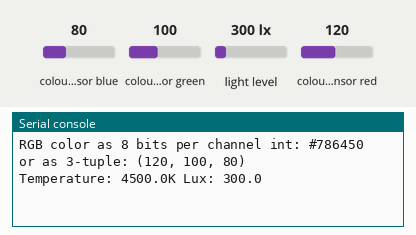
Bench run of a program on a simulated CircuitPython board. Shown: the last lines printed to the serial console. Inputs (shaded band) come from the test bench; at power-on: colour sensor blue 80, colour sensor green 100, colour sensor red 120, light level 300 lx.

Above: at 1.2 s.
1.3 s: colour sensor blue set to 191
At 3.3 s:
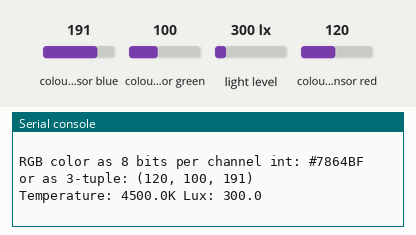
7.5 s: colour sensor green set to 191
At 10.4 s:
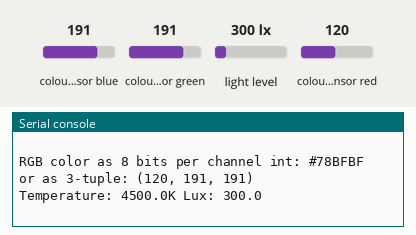
13.5 s: colour sensor red set to 191
At 16.3 s:
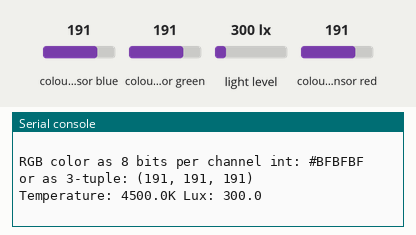
19.5 s: colour sensor blue set to 250
At 22.3 s:
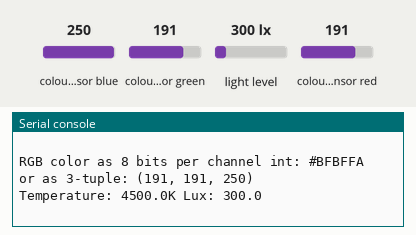
25.5 s: colour sensor green set to 5
At 28.2 s:
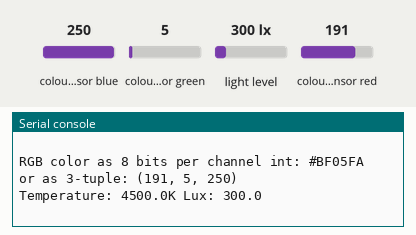
31.5 s: colour sensor red set to 5
At 34.1 s:
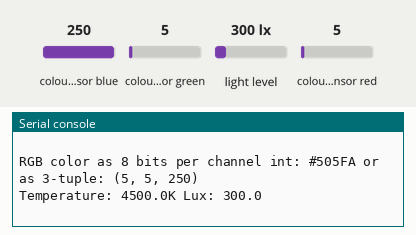

Measured:
- after the input at 1.3 s, the serial console: prints a new line after 1.7 s (image 1)
- after the input at 7.5 s, the serial console: prints a new line after 1.5 s (image 2)
- after the input at 13.5 s, the serial console: prints a new line after 1.5 s (image 3)
- after the input at 19.5 s, the serial console: prints a new line after 1.5 s (image 4)
- after the input at 25.5 s, the serial console: prints a new line after 1.5 s (image 5)
- after the input at 31.5 s, the serial console: prints a new line after 1.5 s (image 6)

The program:

TCS34725.py
```python
import time
import board
import adafruit_tcs34725

i2c = board.I2C()
sensor = adafruit_tcs34725.TCS34725(i2c)

while True:
    color = sensor.color
    hexColor = ((color+1)*256)-1
    color_rgb = sensor.color_rgb_bytes
    print(
        "RGB color as 8 bits per channel int: #{0:02X} or as 3-tuple: {1}".format(
            color, color_rgb
        )
    )

    temp = sensor.color_temperature
    lux = sensor.lux
    print("Temperature: {0}K Lux: {1}\n".format(temp, lux))
    # Delay for a second and repeat.
    time.sleep(3.0)
```
